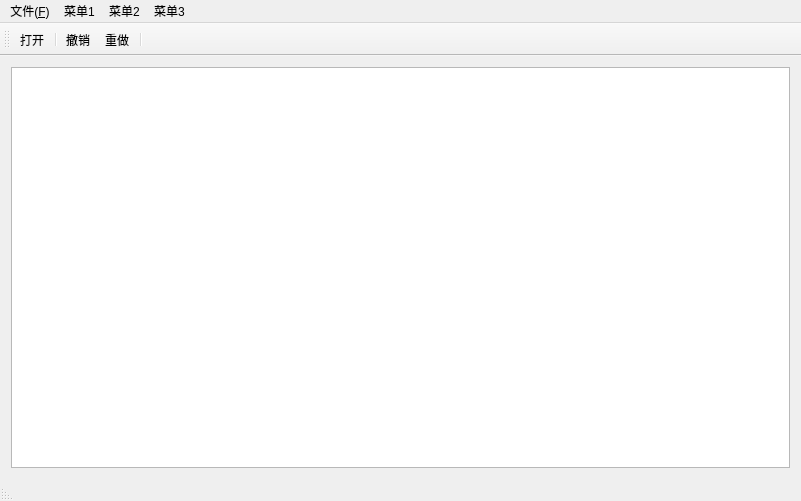
<?xml version="1.0" encoding="UTF-8"?>
<ui version="4.0">
 <class>MainWindow</class>
 <widget class="QMainWindow" name="MainWindow">
  <property name="geometry">
   <rect>
    <x>0</x>
    <y>0</y>
    <width>801</width>
    <height>501</height>
   </rect>
  </property>
  <property name="windowTitle">
   <string>MainWindow</string>
  </property>
  <property name="autoFillBackground">
   <bool>true</bool>
  </property>
  <widget class="QWidget" name="centralWidget">
   <layout class="QGridLayout" name="gridLayout">
    <item row="0" column="0">
     <widget class="QTextEdit" name="textEdit"/>
    </item>
   </layout>
  </widget>
  <widget class="QMenuBar" name="menuBar">
   <property name="geometry">
    <rect>
     <x>0</x>
     <y>0</y>
     <width>801</width>
     <height>23</height>
    </rect>
   </property>
   <widget class="QMenu" name="menu_F">
    <property name="title">
     <string>文件(&amp;F)</string>
    </property>
    <addaction name="action_Open"/>
    <addaction name="action_Undo"/>
    <addaction name="action_Redo"/>
   </widget>
   <widget class="QMenu" name="menu_1">
    <property name="title">
     <string>菜单1</string>
    </property>
   </widget>
   <widget class="QMenu" name="menu_2">
    <property name="title">
     <string>菜单2</string>
    </property>
   </widget>
   <widget class="QMenu" name="menu_3">
    <property name="title">
     <string>菜单3</string>
    </property>
   </widget>
   <addaction name="menu_F"/>
   <addaction name="menu_1"/>
   <addaction name="menu_2"/>
   <addaction name="menu_3"/>
  </widget>
  <widget class="QToolBar" name="mainToolBar">
   <attribute name="toolBarArea">
    <enum>TopToolBarArea</enum>
   </attribute>
   <attribute name="toolBarBreak">
    <bool>false</bool>
   </attribute>
   <addaction name="action_Open"/>
   <addaction name="separator"/>
   <addaction name="action_Undo"/>
   <addaction name="action_Redo"/>
   <addaction name="separator"/>
  </widget>
  <widget class="QStatusBar" name="statusBar">
   <property name="layoutDirection">
    <enum>Qt::RightToLeft</enum>
   </property>
  </widget>
  <action name="action_Open">
   <property name="icon">
    <iconset resource="Menu.qrc">
     <normaloff>:/file/images/openNew.png</normaloff>:/file/images/openNew.png</iconset>
   </property>
   <property name="text">
    <string>打开</string>
   </property>
  </action>
  <action name="action_Undo">
   <property name="icon">
    <iconset resource="Menu.qrc">
     <normaloff>:/file/images/undo.png</normaloff>:/file/images/undo.png</iconset>
   </property>
   <property name="text">
    <string>撤销</string>
   </property>
  </action>
  <action name="action_Redo">
   <property name="icon">
    <iconset resource="Menu.qrc">
     <normaloff>:/file/images/go-into.png</normaloff>:/file/images/go-into.png</iconset>
   </property>
   <property name="text">
    <string>重做</string>
   </property>
  </action>
 </widget>
 <layoutdefault spacing="6" margin="11"/>
 <resources>
  <include location="Menu.qrc"/>
 </resources>
 <connections/>
</ui>
